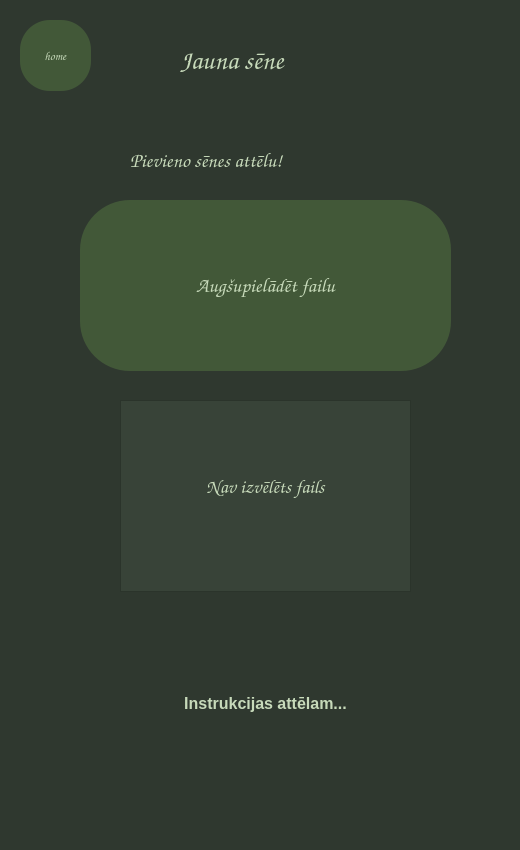
<?xml version="1.0" encoding="UTF-8"?>
<ui version="4.0">
 <class>login</class>
 <widget class="QDialog" name="login">
  <property name="geometry">
   <rect>
    <x>0</x>
    <y>0</y>
    <width>520</width>
    <height>850</height>
   </rect>
  </property>
  <property name="sizePolicy">
   <sizepolicy hsizetype="Preferred" vsizetype="Preferred">
    <horstretch>0</horstretch>
    <verstretch>0</verstretch>
   </sizepolicy>
  </property>
  <property name="minimumSize">
   <size>
    <width>520</width>
    <height>850</height>
   </size>
  </property>
  <property name="maximumSize">
   <size>
    <width>520</width>
    <height>850</height>
   </size>
  </property>
  <property name="font">
   <font>
    <family>Comic Sans MS</family>
   </font>
  </property>
  <property name="mouseTracking">
   <bool>false</bool>
  </property>
  <property name="windowTitle">
   <string>Jauna sēne</string>
  </property>
  <property name="styleSheet">
   <string notr="true">background-color: rgb(47, 56, 47);</string>
  </property>
  <widget class="QLabel" name="hellotitle">
   <property name="geometry">
    <rect>
     <x>130</x>
     <y>140</y>
     <width>261</width>
     <height>41</height>
    </rect>
   </property>
   <property name="minimumSize">
    <size>
     <width>261</width>
     <height>41</height>
    </size>
   </property>
   <property name="maximumSize">
    <size>
     <width>261</width>
     <height>41</height>
    </size>
   </property>
   <property name="palette">
    <palette>
     <active>
      <colorrole role="WindowText">
       <brush brushstyle="SolidPattern">
        <color alpha="255">
         <red>199</red>
         <green>218</green>
         <blue>186</blue>
        </color>
       </brush>
      </colorrole>
      <colorrole role="Button">
       <brush brushstyle="SolidPattern">
        <color alpha="255">
         <red>47</red>
         <green>56</green>
         <blue>47</blue>
        </color>
       </brush>
      </colorrole>
      <colorrole role="Text">
       <brush brushstyle="SolidPattern">
        <color alpha="255">
         <red>199</red>
         <green>218</green>
         <blue>186</blue>
        </color>
       </brush>
      </colorrole>
      <colorrole role="Base">
       <brush brushstyle="SolidPattern">
        <color alpha="255">
         <red>47</red>
         <green>56</green>
         <blue>47</blue>
        </color>
       </brush>
      </colorrole>
      <colorrole role="Window">
       <brush brushstyle="SolidPattern">
        <color alpha="255">
         <red>47</red>
         <green>56</green>
         <blue>47</blue>
        </color>
       </brush>
      </colorrole>
     </active>
     <inactive>
      <colorrole role="WindowText">
       <brush brushstyle="SolidPattern">
        <color alpha="255">
         <red>199</red>
         <green>218</green>
         <blue>186</blue>
        </color>
       </brush>
      </colorrole>
      <colorrole role="Button">
       <brush brushstyle="SolidPattern">
        <color alpha="255">
         <red>47</red>
         <green>56</green>
         <blue>47</blue>
        </color>
       </brush>
      </colorrole>
      <colorrole role="Text">
       <brush brushstyle="SolidPattern">
        <color alpha="255">
         <red>199</red>
         <green>218</green>
         <blue>186</blue>
        </color>
       </brush>
      </colorrole>
      <colorrole role="Base">
       <brush brushstyle="SolidPattern">
        <color alpha="255">
         <red>47</red>
         <green>56</green>
         <blue>47</blue>
        </color>
       </brush>
      </colorrole>
      <colorrole role="Window">
       <brush brushstyle="SolidPattern">
        <color alpha="255">
         <red>47</red>
         <green>56</green>
         <blue>47</blue>
        </color>
       </brush>
      </colorrole>
     </inactive>
     <disabled>
      <colorrole role="WindowText">
       <brush brushstyle="SolidPattern">
        <color alpha="255">
         <red>120</red>
         <green>120</green>
         <blue>120</blue>
        </color>
       </brush>
      </colorrole>
      <colorrole role="Button">
       <brush brushstyle="SolidPattern">
        <color alpha="255">
         <red>47</red>
         <green>56</green>
         <blue>47</blue>
        </color>
       </brush>
      </colorrole>
      <colorrole role="Text">
       <brush brushstyle="SolidPattern">
        <color alpha="255">
         <red>120</red>
         <green>120</green>
         <blue>120</blue>
        </color>
       </brush>
      </colorrole>
      <colorrole role="Base">
       <brush brushstyle="SolidPattern">
        <color alpha="255">
         <red>47</red>
         <green>56</green>
         <blue>47</blue>
        </color>
       </brush>
      </colorrole>
      <colorrole role="Window">
       <brush brushstyle="SolidPattern">
        <color alpha="255">
         <red>47</red>
         <green>56</green>
         <blue>47</blue>
        </color>
       </brush>
      </colorrole>
     </disabled>
    </palette>
   </property>
   <property name="font">
    <font>
     <family>Comic Sans MS</family>
     <pointsize>15</pointsize>
     <weight>75</weight>
     <bold>true</bold>
    </font>
   </property>
   <property name="autoFillBackground">
    <bool>false</bool>
   </property>
   <property name="locale">
    <locale language="Latvian" country="Latvia"/>
   </property>
   <property name="text">
    <string>Pievieno sēnes attēlu!</string>
   </property>
   <property name="wordWrap">
    <bool>false</bool>
   </property>
   <property name="margin">
    <number>0</number>
   </property>
  </widget>
  <widget class="QPushButton" name="newbutton">
   <property name="geometry">
    <rect>
     <x>80</x>
     <y>200</y>
     <width>371</width>
     <height>171</height>
    </rect>
   </property>
   <property name="minimumSize">
    <size>
     <width>371</width>
     <height>171</height>
    </size>
   </property>
   <property name="maximumSize">
    <size>
     <width>371</width>
     <height>171</height>
    </size>
   </property>
   <property name="palette">
    <palette>
     <active>
      <colorrole role="WindowText">
       <brush brushstyle="SolidPattern">
        <color alpha="255">
         <red>199</red>
         <green>218</green>
         <blue>186</blue>
        </color>
       </brush>
      </colorrole>
      <colorrole role="Button">
       <brush brushstyle="SolidPattern">
        <color alpha="255">
         <red>66</red>
         <green>88</green>
         <blue>56</blue>
        </color>
       </brush>
      </colorrole>
      <colorrole role="Text">
       <brush brushstyle="SolidPattern">
        <color alpha="255">
         <red>199</red>
         <green>218</green>
         <blue>186</blue>
        </color>
       </brush>
      </colorrole>
      <colorrole role="ButtonText">
       <brush brushstyle="SolidPattern">
        <color alpha="255">
         <red>199</red>
         <green>218</green>
         <blue>186</blue>
        </color>
       </brush>
      </colorrole>
      <colorrole role="Base">
       <brush brushstyle="SolidPattern">
        <color alpha="255">
         <red>66</red>
         <green>88</green>
         <blue>56</blue>
        </color>
       </brush>
      </colorrole>
      <colorrole role="Window">
       <brush brushstyle="SolidPattern">
        <color alpha="255">
         <red>66</red>
         <green>88</green>
         <blue>56</blue>
        </color>
       </brush>
      </colorrole>
     </active>
     <inactive>
      <colorrole role="WindowText">
       <brush brushstyle="SolidPattern">
        <color alpha="255">
         <red>199</red>
         <green>218</green>
         <blue>186</blue>
        </color>
       </brush>
      </colorrole>
      <colorrole role="Button">
       <brush brushstyle="SolidPattern">
        <color alpha="255">
         <red>66</red>
         <green>88</green>
         <blue>56</blue>
        </color>
       </brush>
      </colorrole>
      <colorrole role="Text">
       <brush brushstyle="SolidPattern">
        <color alpha="255">
         <red>199</red>
         <green>218</green>
         <blue>186</blue>
        </color>
       </brush>
      </colorrole>
      <colorrole role="ButtonText">
       <brush brushstyle="SolidPattern">
        <color alpha="255">
         <red>199</red>
         <green>218</green>
         <blue>186</blue>
        </color>
       </brush>
      </colorrole>
      <colorrole role="Base">
       <brush brushstyle="SolidPattern">
        <color alpha="255">
         <red>66</red>
         <green>88</green>
         <blue>56</blue>
        </color>
       </brush>
      </colorrole>
      <colorrole role="Window">
       <brush brushstyle="SolidPattern">
        <color alpha="255">
         <red>66</red>
         <green>88</green>
         <blue>56</blue>
        </color>
       </brush>
      </colorrole>
     </inactive>
     <disabled>
      <colorrole role="WindowText">
       <brush brushstyle="SolidPattern">
        <color alpha="255">
         <red>199</red>
         <green>218</green>
         <blue>186</blue>
        </color>
       </brush>
      </colorrole>
      <colorrole role="Button">
       <brush brushstyle="SolidPattern">
        <color alpha="255">
         <red>66</red>
         <green>88</green>
         <blue>56</blue>
        </color>
       </brush>
      </colorrole>
      <colorrole role="Text">
       <brush brushstyle="SolidPattern">
        <color alpha="255">
         <red>199</red>
         <green>218</green>
         <blue>186</blue>
        </color>
       </brush>
      </colorrole>
      <colorrole role="ButtonText">
       <brush brushstyle="SolidPattern">
        <color alpha="255">
         <red>199</red>
         <green>218</green>
         <blue>186</blue>
        </color>
       </brush>
      </colorrole>
      <colorrole role="Base">
       <brush brushstyle="SolidPattern">
        <color alpha="255">
         <red>66</red>
         <green>88</green>
         <blue>56</blue>
        </color>
       </brush>
      </colorrole>
      <colorrole role="Window">
       <brush brushstyle="SolidPattern">
        <color alpha="255">
         <red>66</red>
         <green>88</green>
         <blue>56</blue>
        </color>
       </brush>
      </colorrole>
     </disabled>
    </palette>
   </property>
   <property name="font">
    <font>
     <family>Comic Sans MS</family>
     <pointsize>15</pointsize>
     <weight>75</weight>
     <bold>true</bold>
    </font>
   </property>
   <property name="styleSheet">
    <string notr="true">border-radius: 50px;
background-color: rgb(66, 88, 56);
color: rgb(199, 218, 186);</string>
   </property>
   <property name="locale">
    <locale language="Latvian" country="Latvia"/>
   </property>
   <property name="text">
    <string>Augšupielādēt failu</string>
   </property>
  </widget>
  <widget class="QPushButton" name="backbutton">
   <property name="geometry">
    <rect>
     <x>20</x>
     <y>20</y>
     <width>71</width>
     <height>71</height>
    </rect>
   </property>
   <property name="styleSheet">
    <string notr="true">border-radius: 30px;
background-color: rgb(66, 88, 56);
color: rgb(199, 218, 186);</string>
   </property>
   <property name="text">
    <string>home</string>
   </property>
  </widget>
  <widget class="QTextBrowser" name="imageselected">
   <property name="geometry">
    <rect>
     <x>120</x>
     <y>400</y>
     <width>291</width>
     <height>192</height>
    </rect>
   </property>
   <property name="maximumSize">
    <size>
     <width>291</width>
     <height>192</height>
    </size>
   </property>
   <property name="styleSheet">
    <string notr="true">background-color: rgb(56, 67, 56);
padding: 70px 0;
text-align: center;</string>
   </property>
   <property name="locale">
    <locale language="Latvian" country="Latvia"/>
   </property>
   <property name="html">
    <string>&lt;!DOCTYPE HTML PUBLIC &quot;-//W3C//DTD HTML 4.0//EN&quot; &quot;http://www.w3.org/TR/REC-html40/strict.dtd&quot;&gt;
&lt;html&gt;&lt;head&gt;&lt;meta name=&quot;qrichtext&quot; content=&quot;1&quot; /&gt;&lt;style type=&quot;text/css&quot;&gt;
p, li { white-space: pre-wrap; }
&lt;/style&gt;&lt;/head&gt;&lt;body style=&quot; font-family:'MS Shell Dlg 2'; font-size:7.8pt; font-weight:400; font-style:normal;&quot;&gt;
&lt;p align=&quot;center&quot; style=&quot; margin-top:0px; margin-bottom:0px; margin-left:0px; margin-right:0px; -qt-block-indent:0; text-indent:0px;&quot;&gt;&lt;span style=&quot; font-size:14pt; font-weight:600; color:#c7daba;&quot;&gt;Nav izvēlēts fails&lt;/span&gt;&lt;/p&gt;&lt;/body&gt;&lt;/html&gt;</string>
   </property>
  </widget>
  <widget class="QLabel" name="newtitle">
   <property name="geometry">
    <rect>
     <x>180</x>
     <y>40</y>
     <width>181</width>
     <height>41</height>
    </rect>
   </property>
   <property name="minimumSize">
    <size>
     <width>181</width>
     <height>41</height>
    </size>
   </property>
   <property name="maximumSize">
    <size>
     <width>181</width>
     <height>41</height>
    </size>
   </property>
   <property name="palette">
    <palette>
     <active>
      <colorrole role="WindowText">
       <brush brushstyle="SolidPattern">
        <color alpha="255">
         <red>199</red>
         <green>218</green>
         <blue>186</blue>
        </color>
       </brush>
      </colorrole>
      <colorrole role="Button">
       <brush brushstyle="SolidPattern">
        <color alpha="255">
         <red>47</red>
         <green>56</green>
         <blue>47</blue>
        </color>
       </brush>
      </colorrole>
      <colorrole role="Text">
       <brush brushstyle="SolidPattern">
        <color alpha="255">
         <red>199</red>
         <green>218</green>
         <blue>186</blue>
        </color>
       </brush>
      </colorrole>
      <colorrole role="Base">
       <brush brushstyle="SolidPattern">
        <color alpha="255">
         <red>47</red>
         <green>56</green>
         <blue>47</blue>
        </color>
       </brush>
      </colorrole>
      <colorrole role="Window">
       <brush brushstyle="SolidPattern">
        <color alpha="255">
         <red>47</red>
         <green>56</green>
         <blue>47</blue>
        </color>
       </brush>
      </colorrole>
     </active>
     <inactive>
      <colorrole role="WindowText">
       <brush brushstyle="SolidPattern">
        <color alpha="255">
         <red>199</red>
         <green>218</green>
         <blue>186</blue>
        </color>
       </brush>
      </colorrole>
      <colorrole role="Button">
       <brush brushstyle="SolidPattern">
        <color alpha="255">
         <red>47</red>
         <green>56</green>
         <blue>47</blue>
        </color>
       </brush>
      </colorrole>
      <colorrole role="Text">
       <brush brushstyle="SolidPattern">
        <color alpha="255">
         <red>199</red>
         <green>218</green>
         <blue>186</blue>
        </color>
       </brush>
      </colorrole>
      <colorrole role="Base">
       <brush brushstyle="SolidPattern">
        <color alpha="255">
         <red>47</red>
         <green>56</green>
         <blue>47</blue>
        </color>
       </brush>
      </colorrole>
      <colorrole role="Window">
       <brush brushstyle="SolidPattern">
        <color alpha="255">
         <red>47</red>
         <green>56</green>
         <blue>47</blue>
        </color>
       </brush>
      </colorrole>
     </inactive>
     <disabled>
      <colorrole role="WindowText">
       <brush brushstyle="SolidPattern">
        <color alpha="255">
         <red>120</red>
         <green>120</green>
         <blue>120</blue>
        </color>
       </brush>
      </colorrole>
      <colorrole role="Button">
       <brush brushstyle="SolidPattern">
        <color alpha="255">
         <red>47</red>
         <green>56</green>
         <blue>47</blue>
        </color>
       </brush>
      </colorrole>
      <colorrole role="Text">
       <brush brushstyle="SolidPattern">
        <color alpha="255">
         <red>120</red>
         <green>120</green>
         <blue>120</blue>
        </color>
       </brush>
      </colorrole>
      <colorrole role="Base">
       <brush brushstyle="SolidPattern">
        <color alpha="255">
         <red>47</red>
         <green>56</green>
         <blue>47</blue>
        </color>
       </brush>
      </colorrole>
      <colorrole role="Window">
       <brush brushstyle="SolidPattern">
        <color alpha="255">
         <red>47</red>
         <green>56</green>
         <blue>47</blue>
        </color>
       </brush>
      </colorrole>
     </disabled>
    </palette>
   </property>
   <property name="font">
    <font>
     <family>Comic Sans MS</family>
     <pointsize>20</pointsize>
     <weight>75</weight>
     <bold>true</bold>
    </font>
   </property>
   <property name="autoFillBackground">
    <bool>false</bool>
   </property>
   <property name="locale">
    <locale language="Latvian" country="Latvia"/>
   </property>
   <property name="text">
    <string>Jauna sēne</string>
   </property>
   <property name="wordWrap">
    <bool>false</bool>
   </property>
   <property name="margin">
    <number>0</number>
   </property>
  </widget>
  <widget class="QTextBrowser" name="instructions">
   <property name="geometry">
    <rect>
     <x>80</x>
     <y>620</y>
     <width>371</width>
     <height>192</height>
    </rect>
   </property>
   <property name="minimumSize">
    <size>
     <width>371</width>
     <height>192</height>
    </size>
   </property>
   <property name="maximumSize">
    <size>
     <width>371</width>
     <height>192</height>
    </size>
   </property>
   <property name="font">
    <font>
     <pointsize>12</pointsize>
    </font>
   </property>
   <property name="styleSheet">
    <string notr="true">padding: 70px 0;
text-align: center;
color: rgb(199, 218, 186);</string>
   </property>
   <property name="locale">
    <locale language="Latvian" country="Latvia"/>
   </property>
   <property name="frameShape">
    <enum>QFrame::NoFrame</enum>
   </property>
   <property name="frameShadow">
    <enum>QFrame::Plain</enum>
   </property>
   <property name="lineWidth">
    <number>0</number>
   </property>
   <property name="html">
    <string>&lt;!DOCTYPE HTML PUBLIC &quot;-//W3C//DTD HTML 4.0//EN&quot; &quot;http://www.w3.org/TR/REC-html40/strict.dtd&quot;&gt;
&lt;html&gt;&lt;head&gt;&lt;meta name=&quot;qrichtext&quot; content=&quot;1&quot; /&gt;&lt;style type=&quot;text/css&quot;&gt;
p, li { white-space: pre-wrap; }
&lt;/style&gt;&lt;/head&gt;&lt;body style=&quot; font-family:'MS Shell Dlg 2'; font-size:12pt; font-weight:400; font-style:normal;&quot;&gt;
&lt;p align=&quot;center&quot; style=&quot; margin-top:0px; margin-bottom:0px; margin-left:0px; margin-right:0px; -qt-block-indent:0; text-indent:0px;&quot;&gt;&lt;span style=&quot; font-weight:600;&quot;&gt;Instrukcijas attēlam...&lt;/span&gt;&lt;/p&gt;&lt;/body&gt;&lt;/html&gt;</string>
   </property>
  </widget>
 </widget>
 <resources/>
 <connections/>
</ui>
